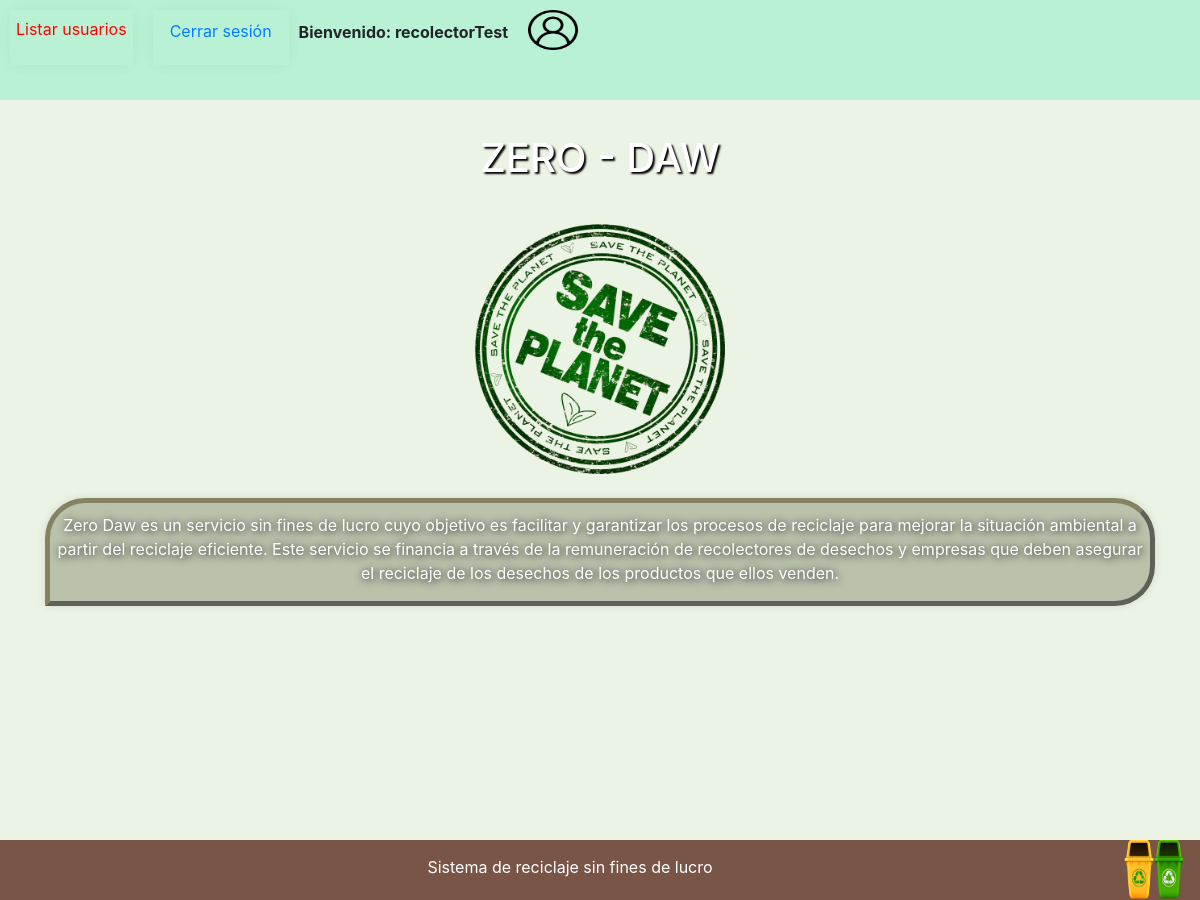
/registro/zero_daw (signed in), run on an earlier commit of the app's database.
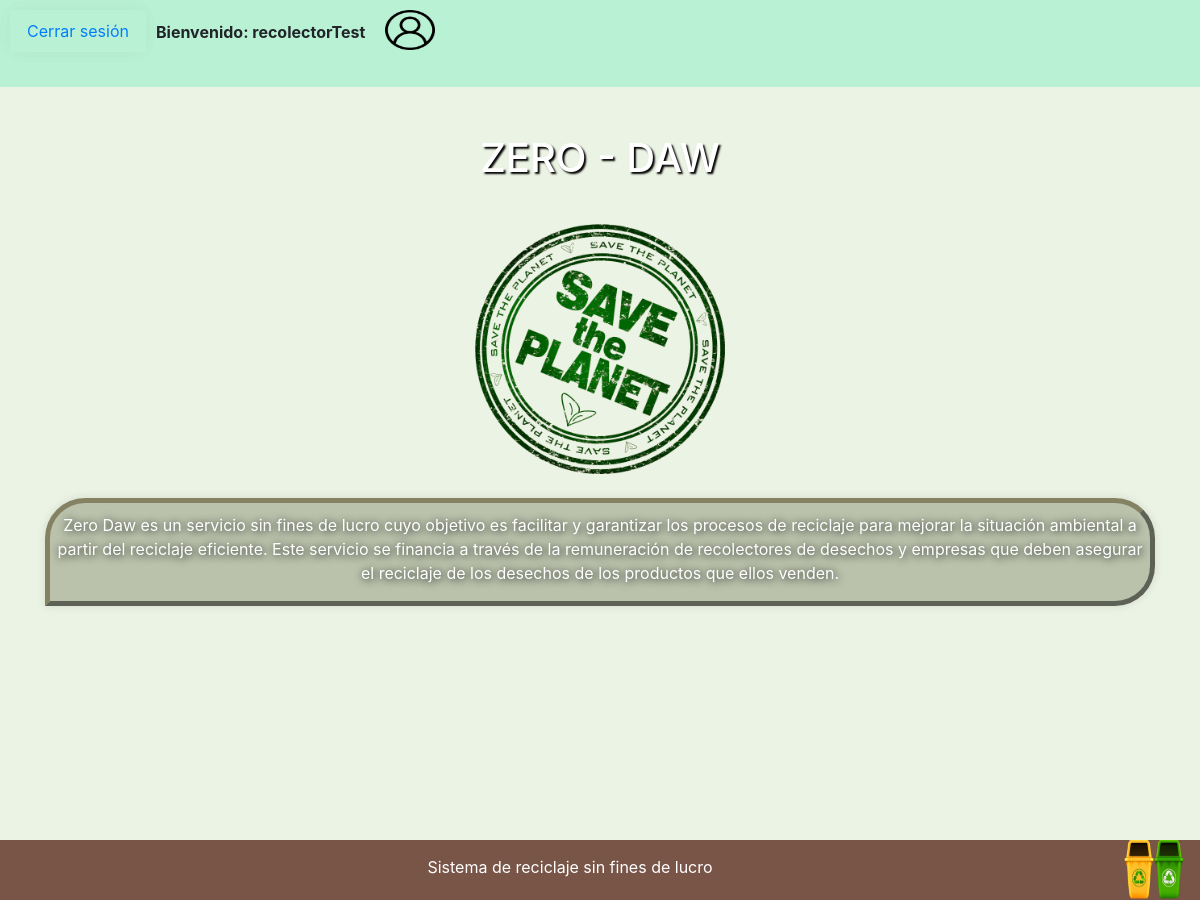
And on a later commit of the database.
### Registro/views.py (the view)
# urls.py: path('zero_daw', views.zero_daw, name='zero_daw'),
def zero_daw(request):
    context={}
    return render(request, 'Registro/zero_daw.html', context)

### templates/Registro/zero_daw.html (shortened to what this page needs)
{% extends 'base.html' %}
{% load static %}
{% block content %}
<br>
<div class="titulo_presentacion hidden fade-in-down">
    <h1 class="letrasZero" id="t" style="color:white; text-shadow: 2px 2px 2px #000000;">ZERO - DAW</h1>
</div>
<br>
<div class="imagen hidden fade-in-down">
    <img id="i" src="{% static 'images/empresa.png' %}" alt="home" style="width: 250px; height: 250px;">
</div>
<br>
<div class="letras2 hidden fade-in-down" style="color:white;text-shadow:1px 1px 9px #000000; border: 5px outset rgba(79,66,25,0.5);
border-radius: 40px 40px 40px 0px;">
    <p>Zero Daw es un servicio sin fines de lucro cuyo objetivo es facilitar y garantizar los procesos de reciclaje para mejorar la situación ambiental a partir del reciclaje eficiente. Este servicio se financia a través de la remuneración de recolectores de desechos y empresas que deben asegurar el reciclaje de los desechos de los productos que ellos venden.</p>
</div>
{% endblock content %}
{% block stylesheets %}
    <link rel="stylesheet" type="text/css" href="{% static 'css/animations.css' %}">
    {{ block.super }}
{% endblock stylesheets %}

### templates/base.html (shortened to what this page needs)
{% load static %}
<!DOCTYPE html>
<html lang="en">
<head>
    <link rel="stylesheet" href="{% static 'css/estilos.css' %}">
    <link rel="stylesheet" href="{% static 'css/estilos2.css' %}">
    <link rel="stylesheet" href="{% static 'css/bootstrap.min.css' %}">
    <link rel="stylesheet" href="{% static 'css/fondo.css' %}">
    <link rel="stylesheet" href="{% static 'css/registro.css' %}">
    <link rel="stylesheet" href="{% static 'favicon.ico' %}">
    <link rel="stylesheet" href="{% static 'css/animations.css' %}">
</head>
<body>
    {% block navbar %}
    <div class="cabezera">
        <nav id="navbar" class="hidden fade-in-down">
            <ul>
                {% if user.is_authenticated %}
                {% if user.is_superuser %}
                <li class="nav-item"><a style="color: red;" href="{% url 'list_user' %}">Listar usuarios</a></li>
                {% endif %}
                <li class="nav-item">
                    <form method="post" action="{% url 'logout' %}" style="display: inline;">
                        <button type="submit" class="btn btn-link nav-link">Cerrar sesión</button>
                    </form>
                </li>
                <strong style="padding-top: 20px; padding-right:20px;">Bienvenido: {{ user.get_username }}</strong>
                <img src="{% static 'images/user.png' %}" alt="logo" style="width: 50px; height: 50px; padding-top:10px;">
                {% endif %}
            </ul>
        </nav>
    </div>
    {% endblock navbar %}
    <div class="content container">
        <div class="row">
            <div class="col-md-12 text-center">
                {% block content %}
                {% endblock content %}
            </div>
        </div>
    </div>
    {% block footer %}
    <footer id="footer">
        <div class="video2">
            <div class="video">
                <p class="letrasFoot">Sistema de reciclaje sin fines de lucro</p>
            </div>
            <img src="{% static 'images/logo_4.png' %}" alt="logo" style="width: 60px; height: 60px;">
        </div>
    </footer>
    {% endblock footer %}
</body>
{% block stylesheets %}
    <link rel="stylesheet" type="text/css" href="{% static 'css/animations.css' %}">
{% endblock stylesheets %}
</html>

What changed in the data, as far as the page shows it:
changed UserModelo "recolectorTest": is_superuser True → False (drawn)
Also different on the page:
text no longer shown: "Listar usuarios"
